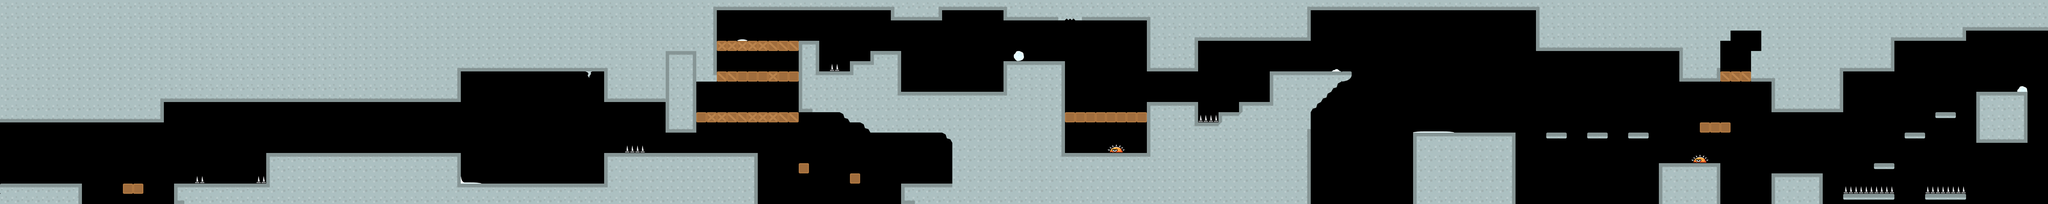

A 2D game scene composited from a Tiled map and its tileset images. What follows is a short description and the map's XML, with each tile layer's data collapsed to a summary:
An orthogonal 200x20 tile map with 32x32 px tiles, 3 tile layers (tileLayer, hazardLayer, elementsLayer), 3 tilesets and 116 objects (50x coin, 44x destroy, 4x staticshooter, 3x attacker, 3x drunkflyer, ...).

<map version="1.0" orientation="orthogonal" renderorder="right-down" width="200" height="20" tilewidth="32" tileheight="32" nextobjectid="216">
 <tileset firstgid="1" name="world4" tilewidth="32" tileheight="32" spacing="8" margin="4" tilecount="34" columns="34">
  <image source="world4.png" width="1360" height="40" />
 </tileset>
 <tileset firstgid="35" name="hazard" tilewidth="32" tileheight="32" spacing="8" margin="4" tilecount="9" columns="9">
  <image source="hazard.png" width="360" height="40" />
 </tileset>
 <tileset firstgid="44" name="elements2" tilewidth="32" tileheight="32" spacing="8" margin="4" tilecount="38" columns="38">
  <image source="elements2.png" width="1520" height="40" />
 </tileset>
 <layer name="tileLayer" width="200" height="20">
  <data>[4000 cells, 2028 non-empty, 25 distinct tile ids]</data>
 </layer>
 <objectgroup name="gameObjects">
  <object id="1" name="player" x="64" y="512" width="32" height="64" />
  <object id="54" name="exit" x="6240" y="192" width="64" height="96" />
  <object id="55" name="coin" x="448" y="512" width="32" height="32" />
  <object id="56" name="coin" x="1760" y="448" width="32" height="32" />
  <object id="57" name="coin" x="1824" y="480" width="32" height="32" />
  <object id="58" name="coin" x="352" y="512" width="32" height="32" />
  <object id="59" name="coin" x="1632" y="448" width="32" height="32" />
  <object id="60" name="coin" x="1568" y="480" width="32" height="32" />
  <object id="61" name="coin" x="1504" y="448" width="32" height="32" />
  <object id="62" name="coin" x="1696" y="480" width="32" height="32" />
  <object id="64" name="coin" x="2848" y="448" width="32" height="32" />
  <object id="66" name="coin" x="2912" y="448" width="32" height="32" />
  <object id="67" name="coin" x="2816" y="480" width="32" height="32" />
  <object id="68" name="helmetyellow" x="2880" y="480" width="32" height="32" />
  <object id="69" name="coin" x="2912" y="512" width="32" height="32" />
  <object id="70" name="coin" x="2880" y="544" width="32" height="32" />
  <object id="71" name="coin" x="2848" y="512" width="32" height="32" />
  <object id="72" name="coin" x="2816" y="544" width="32" height="32" />
  <object id="73" name="coin" x="3328" y="416" width="32" height="32" />
  <object id="74" name="coin" x="3392" y="416" width="32" height="32" />
  <object id="75" name="coin" x="3488" y="416" width="32" height="32" />
  <object id="76" name="coin" x="3520" y="416" width="32" height="32" />
  <object id="80" name="coin" x="4448" y="352" width="32" height="32" />
  <object id="81" name="coin" x="4416" y="288" width="32" height="32" />
  <object id="82" name="coin" x="4352" y="224" width="32" height="32" />
  <object id="83" name="coin" x="4288" y="160" width="32" height="32" />
  <object id="95" name="coin" x="5472" y="96" width="32" height="32" />
  <object id="96" name="coin" x="5440" y="128" width="32" height="32" />
  <object id="97" name="coin" x="5408" y="96" width="32" height="32" />
  <object id="98" name="coin" x="5408" y="160" width="32" height="32" />
  <object id="104" name="attacker" x="1216" y="416" width="32" height="64" />
  <object id="105" name="doublewalker" x="960" y="416" width="32" height="64" />
  <object id="106" name="walker" x="2368" y="288" width="32" height="64" />
  <object id="107" name="attacker" x="3520" y="288" width="32" height="64" />
  <object id="113" name="flyer" x="6144" y="288" width="32" height="64" />
  <object id="114" name="flyer" x="5088" y="320" width="32" height="64" />
  <object id="115" name="staticshooter" x="768" y="512" width="32" height="64" />
  <object id="117" name="staticshooter" x="1344" y="416" width="32" height="64" />
  <object id="118" name="staticshooter2" x="1824" y="512" width="32" height="64" />
  <object id="122" name="staticshooter2" x="3264" y="128" width="32" height="64" />
  <object id="123" name="staticshooter" x="5632" y="480" width="32" height="64" />
  <object id="127" name="doublewalkershooter" x="4576" y="352" width="32" height="64" />
  <object id="128" name="jumper" x="3680" y="256" width="32" height="64" />
  <object id="131" name="walker" x="2496" y="64" width="32" height="64" />
  <object id="133" name="coin" x="5376" y="128" width="32" height="32" />
  <object id="161" name="drunkflyer" x="3456" y="224" width="32" height="64" />
  <object id="162" name="drunkflyer" x="3104" y="224" width="32" height="64" />
  <object id="163" name="drunkflyer" x="1760" y="480" width="32" height="64" />
  <object id="164" name="attacker" x="3040" y="224" width="32" height="64" />
  <object id="165" name="staticshooter" x="3904" y="256" width="32" height="64" />
  <object id="166" name="coin" x="2976" y="128" width="32" height="32" />
  <object id="167" name="coin" x="3008" y="160" width="32" height="32" />
  <object id="168" name="coin" x="2944" y="160" width="32" height="32" />
  <object id="169" name="coin" x="2976" y="192" width="32" height="32" />
  <object id="170" name="coin" x="2240" y="160" width="32" height="32" />
  <object id="171" name="coin" x="2464" y="160" width="32" height="32" />
  <object id="172" name="coin" x="2176" y="288" width="32" height="32" />
  <object id="173" name="coin" x="2464" y="288" width="32" height="32" />
  <object id="202" name="coin" x="384" y="512" width="32" height="32" />
  <object id="203" name="coin" x="416" y="512" width="32" height="32" />
  <object id="204" name="coin" x="2944" y="480" width="32" height="32" />
  <object id="205" name="coin" x="2944" y="544" width="32" height="32" />
  <object id="206" name="coin" x="2912" y="128" width="32" height="32" />
  <object id="207" name="coin" x="2912" y="192" width="32" height="32" />
  <object id="208" name="coin" x="3360" y="416" width="32" height="32" />
  <object id="209" name="coin" x="3552" y="416" width="32" height="32" />
  <object id="210" name="coin" x="4960" y="352" width="32" height="32" />
  <object id="211" name="coin" x="4992" y="352" width="32" height="32" />
  <object id="212" name="coin" x="4832" y="352" width="32" height="32" />
  <object id="213" name="coin" x="4864" y="352" width="32" height="32" />
  <object id="214" name="coin" x="5088" y="352" width="32" height="32" />
  <object id="215" name="coin" x="5120" y="352" width="32" height="32" />
 </objectgroup>
 <objectgroup name="interactionObjects">
  <object id="134" name="destroy" x="3328" y="352" width="32" height="32" />
  <object id="135" name="destroy" x="3360" y="352" width="32" height="32" />
  <object id="136" name="destroy" x="3392" y="352" width="32" height="32" />
  <object id="137" name="destroy" x="3424" y="352" width="32" height="32" />
  <object id="138" name="destroy" x="3456" y="352" width="32" height="32" />
  <object id="139" name="destroy" x="3488" y="352" width="32" height="32" />
  <object id="140" name="destroy" x="3520" y="352" width="32" height="32" />
  <object id="141" name="destroy" x="3552" y="352" width="32" height="32" />
  <object id="142" name="destroy" x="5376" y="224" width="32" height="32" />
  <object id="143" name="destroy" x="5344" y="384" width="32" height="32" />
  <object id="153" name="destroy" x="2656" y="544" width="32" height="32" />
  <object id="154" name="destroy" x="2496" y="512" width="32" height="32" />
  <object id="155" name="destroy" x="2208" y="352" width="32" height="32" />
  <object id="156" name="destroy" x="2240" y="352" width="32" height="32" />
  <object id="157" name="destroy" x="2400" y="224" width="32" height="32" />
  <object id="158" name="destroy" x="2368" y="128" width="32" height="32" />
  </objectgroup>
 <layer name="hazardLayer" width="200" height="20">
  <data>[4000 cells, 20 non-empty, 3 distinct tile ids]</data>
 </layer>
 <layer name="elementsLayer" width="200" height="20">
  <data>[4000 cells, 11 non-empty, 9 distinct tile ids]</data>
 </layer>
</map>
<!-- 28 of 116 objects omitted -->
